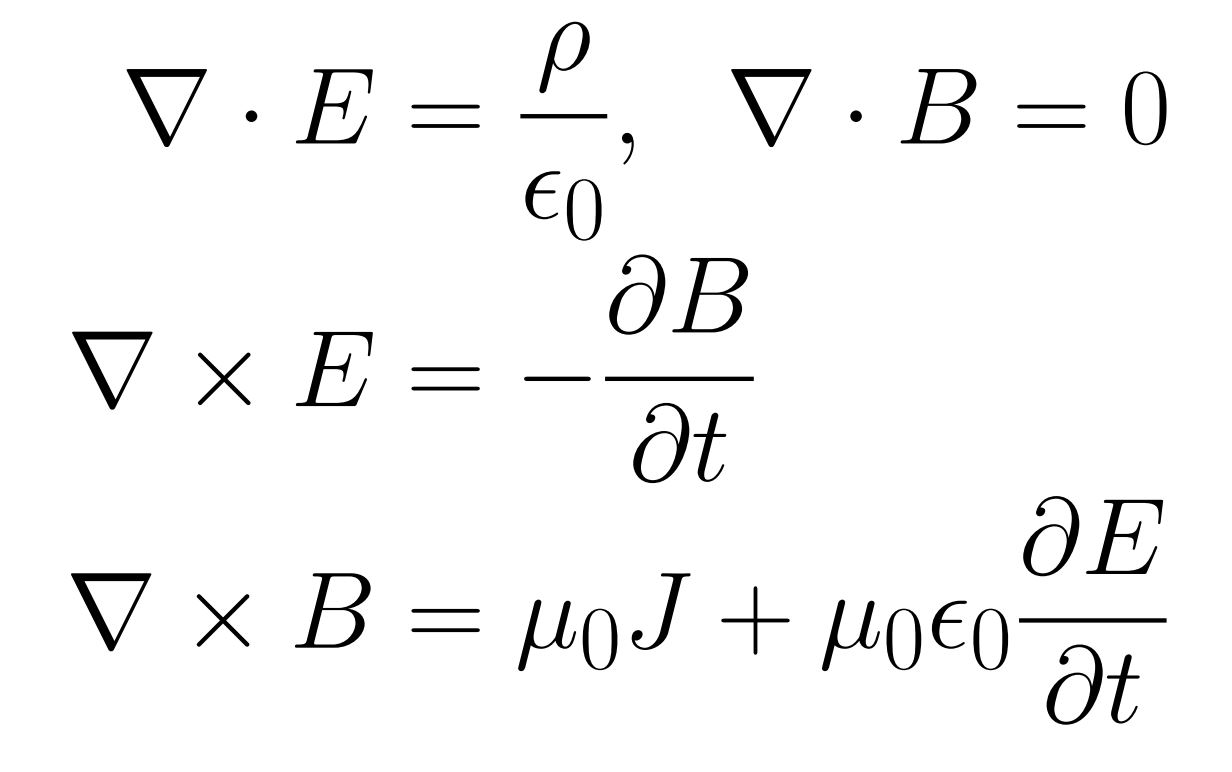
#> input picture Create Maps/maxwell.JPG, 1232 x 772 px, found by its file name
$ python convert_text_to_SVG.py
#> lines starting #> are read from the running program, lines starting #| are printed output that depends on the picture; after the words box and inside, x2 and y2 are one past the last pixel; in counts of white or black regions, pixels touching at a corner belong together
### Create Maps/utils_contours.py
import cv2 as cv
import numpy as np
from scipy.interpolate import splprep, splev

# [22 lines left out: functions smoothContoursPolyDP, smoothContoursInterpolate, not called in this run]

def morphKernel(pixels):
    return 255*np.ones((pixels, pixels), np.uint8)

# [13 lines left out: functions filterContours, printContourSize, not called in this run]

def save2SVG(filename, contours, imgShape):
    h, w = imgShape

    with open(filename, "w+") as f:
        f.write(f'<svg width="{w}" height="{h}" xmlns="http://www.w3.org/2000/svg">')

        for c in contours:
            # Start drawing polygon
            f.write('<path d="M')
            for i in range(len(c)):
                x, y = c[i][0]
                f.write(f"{x} {y} ")
            # Complete polygon to initial point
            x, y = c[0][0]
            f.write(f"{x} {y} ")
            # End polygon
            f.write('" style="stroke:pink"/>')
        f.write("</svg>")

# [11 lines left out: functions showImage, resizeImg, not called in this run]

### Create Maps/convert_text_to_SVG.py
# -*- coding: utf-8 -*-
"""
Created on Sun Mar 26 19:47:47 2023

@author: afisher
"""

import cv2 as cv
import numpy as np
import utils_contours as uc
import utils_smoothing as us

file = 'maxwell'
gray = cv.imread(file+'.jpg', cv.IMREAD_GRAYSCALE)
#> gray is the input picture: shape (772, 1232); min 0, max 255, mean 245.8
ret, img = cv.threshold(gray, 230, 255, cv.THRESH_BINARY)
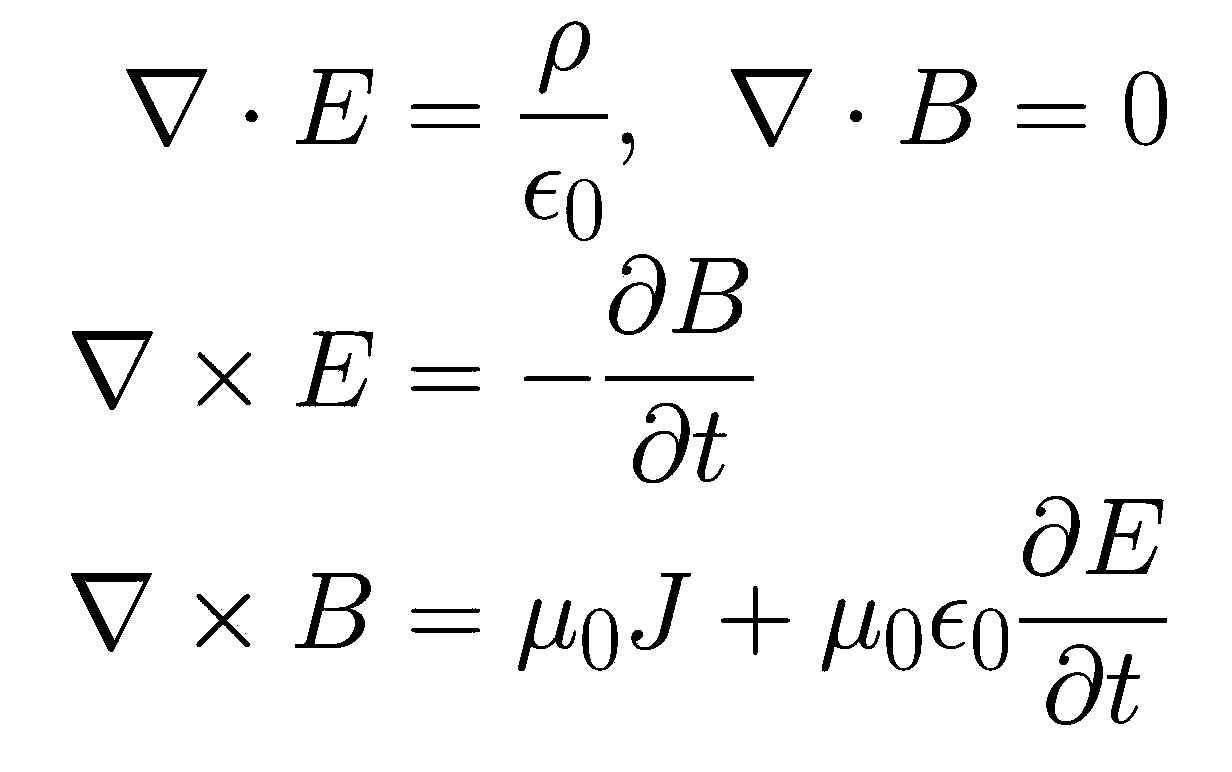
#> img: shape (772, 1232); 95.8% white; 50 black regions (5 under 20 px)
white = np.full_like(img, 255, dtype=np.uint8)

# Find contours, remove small/large areas
all_contours, hierarchy = cv.findContours(img, cv.RETR_TREE, cv.CHAIN_APPROX_SIMPLE)
#> all_contours = 75 contours, 9 with area under 20; largest, box (x1, y1, x2, y2) and area: (0, 0, 1232, 772) 949101, (899, 68, 978, 145) 3893, (671, 257, 749, 334) 3886, (294, 572, 372, 649) 3878, (71, 330, 154, 411) 3591
areas = np.array([cv.contourArea(c) for c in all_contours])
#> areas = 75 values, max 949101 at index 0, min 2 at index 1, mean 13890.3
minArea, maxArea = 40, 1e5
contours = np.delete(
    np.array(all_contours, dtype=object),
    np.where((areas<minArea)|(areas>maxArea))[0],
    0
)
#> contours = 65 contours; largest, box (x1, y1, x2, y2) and area: (899, 68, 978, 145) 3893, (671, 257, 749, 334) 3886, (294, 572, 372, 649) 3878, (71, 330, 154, 411) 3591, (70, 572, 153, 653) 3550

cv.drawContours(white, contours, -1, 0, 2)
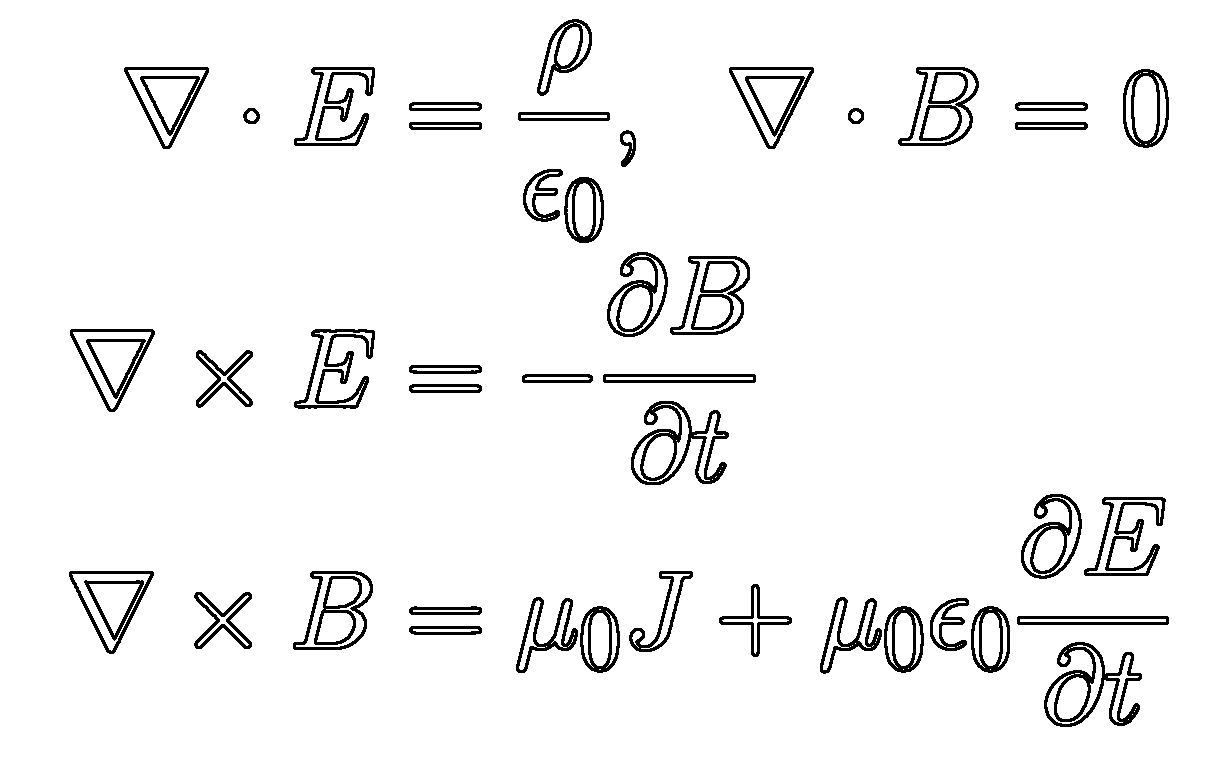
#> white: shape (772, 1232); 95.2% white; 51 black regions, largest, box (x1, y1, x2, y2) and area: (631, 401, 729, 485) 2394, (1044, 642, 1142, 727) 2392, (294, 329, 375, 409) 1815
# uc.showImage(white)
uc.save2SVG(file+'.svg', contours, white.shape)
#> the loop in save2SVG, `for c in contours:` made 65 passes
#> (x, y) on passes 1 to 12: (1126, 653), (1075, 644), (1075, 675), (412, 627), (1018, 618), (987, 608), (987, 611), (901, 608), (900, 611), (597, 608), (596, 611), (414, 608)

$ run again, with Create Maps/smoothed test.jpg copied over Create Maps/maxwell.JPG
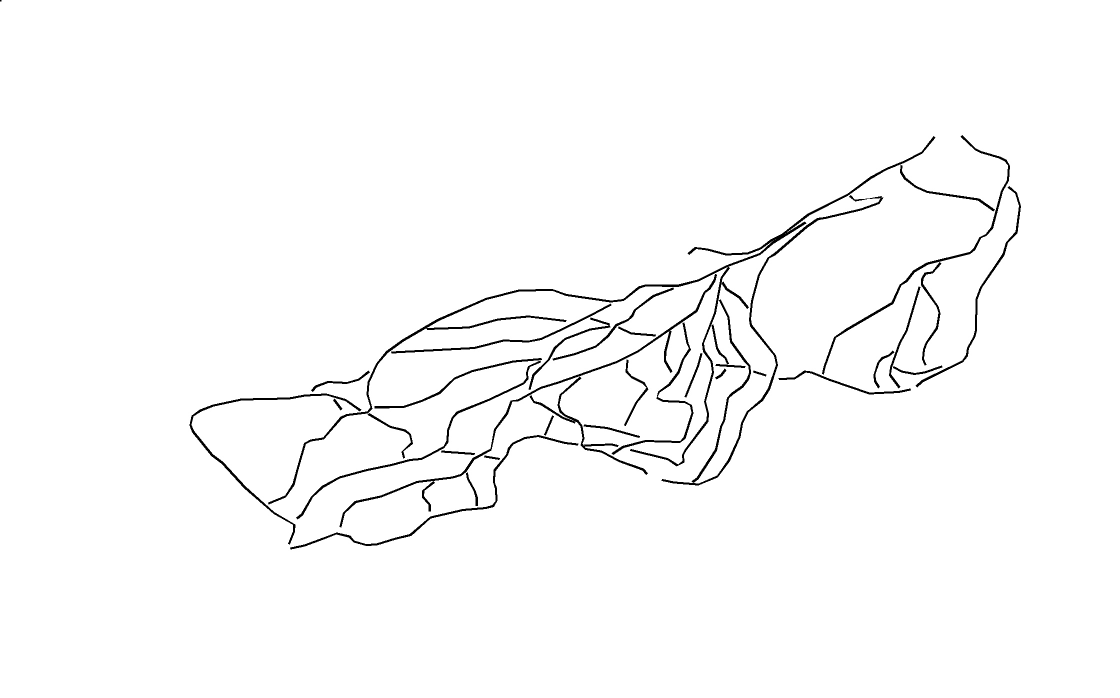
#> input picture Create Maps/smoothed test.jpg, 2240 x 1395 px, found by its file name (shown at 1/2 size)
#> gray is the input picture: shape (1395, 2240); min 0, max 255, mean 250.4
#> img: shape (1395, 2240); 98.2% white; 32 black regions (1 under 20 px)
#> all_contours = 42 contours, 6 with area under 20; largest, box (x1, y1, x2, y2) and area: (0, 0, 2240, 1395) 3121158, (535, 271, 1872, 1010) 14457, (1322, 389, 1768, 972) 7063, (678, 547, 1435, 1056) 5842, (1643, 269, 2021, 750) 3832
#> areas = 42 values, max 3121157.5 at index 0, min 0 at index 11, mean 75935
#> contours = 35 contours; largest, box (x1, y1, x2, y2) and area: (535, 271, 1872, 1010) 14457, (1322, 389, 1768, 972) 7063, (678, 547, 1435, 1056) 5842, (1643, 269, 2021, 750) 3832, (378, 786, 724, 1090) 3637
#> `cv.drawContours(white, contours, -1, 0, 2)`:
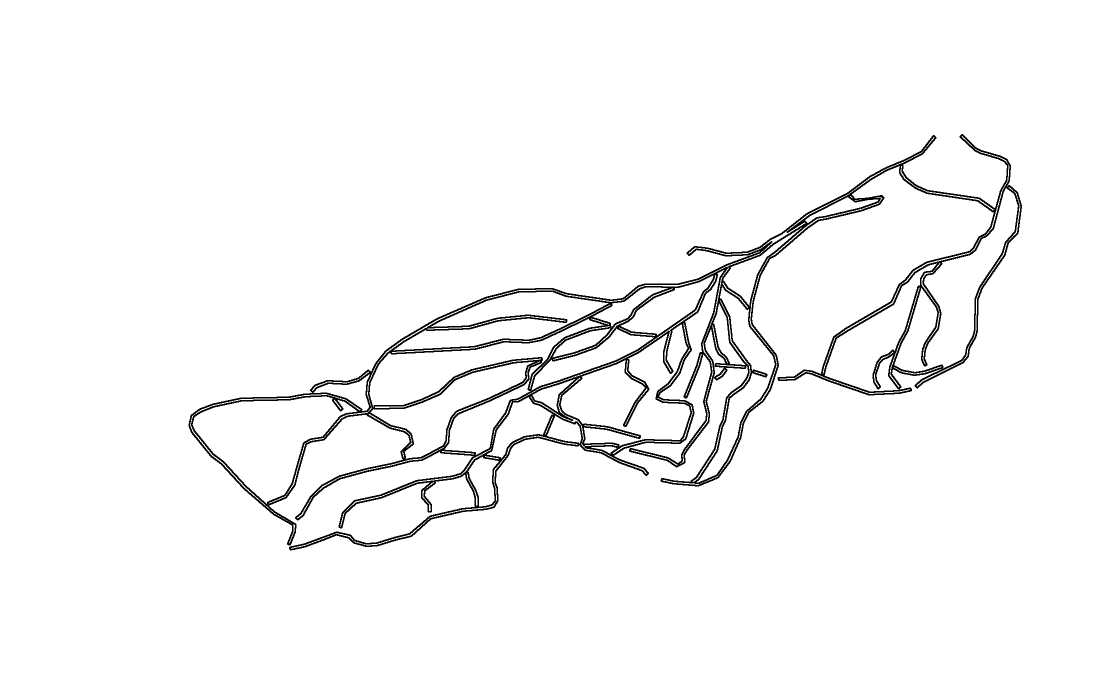
#> white: shape (1395, 2240) (shown at 1/2 size); 97.1% white; 1 black region, box (x1, y1, x2, y2) and area: (377, 268, 2044, 1101) 91307
#> the loop in save2SVG, `for c in contours:` made 35 passes
#> (x, y) on passes 1 to 8: (933, 945), (968, 911), (882, 901), (1073, 870), (1167, 849), (1103, 831), (738, 825), (669, 796)
